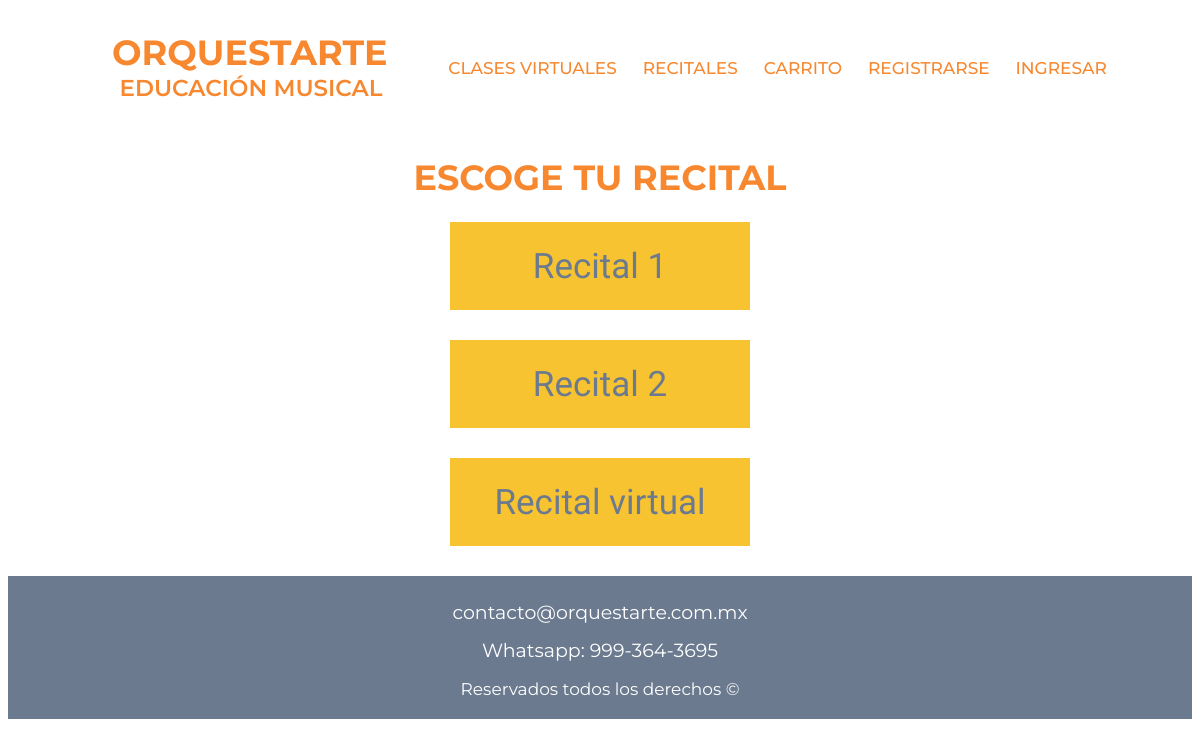
Page /recitales on the committed database.
### recitales/models.py (models this page shows, shortened)
class Recital(models.Model):
    title = models.CharField(max_length=30, verbose_name="Título")
    date = models.DateTimeField(auto_now_add=False, auto_now=False, blank=True)
    created = models.DateField(auto_now_add=True)
    updated = models.DateField(auto_now=True)
    class Meta:
        verbose_name = "Recital"
        verbose_name_plural = "Recitales"

### recitales/views.py (the view)
# urls.py: path('recitales', recitales_views.recitales, name="recitales"),
def recitales(request):
    recitales = Recital.objects.all()
    return render(request, 'recitales/recitales.html', {'recitales': recitales})

### recitales/templates/recitales/recitales.html
{% extends 'core/base.html' %}
{% load static %}
{% block content %}
<div class="contenedor titulo">
    <h1>ESCOGE TU RECITAL</h1>
</div>
<div class="contenedor contenedor-recitales">
    {% for recital in recitales%}
    <div class="cuadro-recital">
        <a href="{% url 'recital' recital.id %}"><h1>{{recital.title}}</h1></a>
    </div>
    {% endfor %}
</div>
{% endblock %}

### core/static/core/css/style.css (style rules this page uses)
:root { --fuenteOrquestarte:'Montserrat', sans-serif; --fuenteCitas: 'Amatic SC', cursive; --naranja: #F7882F; --gris: #6b7a8f; --amarillo: #f7c331; --cafe: #dcc7aa; --blanco:#ffffff; }
html { box-sizing: border-box; font-size: 62.5%; }
*,*:before, *:after { box-sizing: inherit; }
.contenedor { max-width: 90%; width: 90; margin: 0 auto; }
a { text-decoration: none; font-family: var(--fuenteOrquestarte); }
h1, h2, h3, h4 { font-family: var(--fuenteOrquestarte); color: var(--naranja); }
h1 { font-size: 3.5rem; }
.titulo { text-align: center; }
.contenedor-recitales { display: flex; flex-direction: column; align-items: center; gap: 3rem; }
.cuadro-recital { background-color: var(--amarillo); text-align: center; width: 30rem; }
.cuadro-recital:last-child { margin-bottom: 3rem; }
.cuadro-recital h1 { font-family: var(--fuenteCitas); color: var(--gris); font-weight: 300; }

### rows in the picture
Recital: title "Recital 1"
Recital: title "Recital 2"
Recital: title "Recital virtual"
